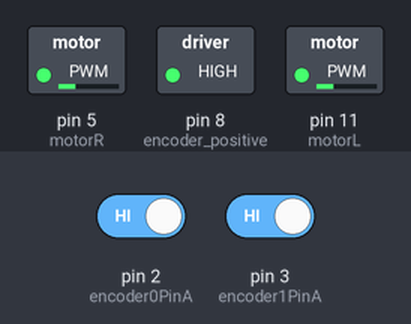
The sketch below on a simulated Arduino Uno, built with avr-gcc and run on an emulated ATmega328P. Shown: switched loads named in the sketch (green lamp = pin HIGH). Inputs (shaded band) come from the test bench; at power-on: pin 2 (encoder0PinA) HIGH, pin 3 (encoder1PinA) HIGH.

Above: at 0.1 s.
Timing chart, 0 to 1.6 s (numbered marks = the images above):
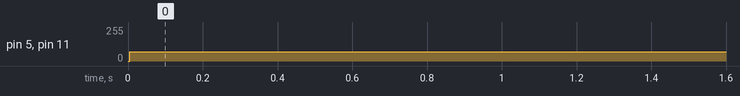

The sketch:

robot_motion.ino
```cpp
/*
 vmax = 95 pulses per 200 ms = 23.75 pulses per 50ms
 vmax = 2*pi*R*(23/420) cm per 50ms
 2*pi*R = 31, L = 35
 vmax = 31*(23.75/420) = 1.75 cm per 50ms
 v = (R/2)(vr+vl)
 w = (R/L)(vr-vl)
 wheel_radius = R = 31/(2*3.1418);
 v_max = (1/2)(vr+vl)
 w_max = (1/L)(vr-vl) = (1/L)((1.75 per 50ms) - 0)
 = (1.75 per 50ms)/35 = 0.05
 */

int v_max = 1.75;
int w_max = 0.05;

#include <math.h>
#include <Timer.h>

Timer t;

//Define Variables we'll be connecting to
double motor_output_R;
double motor_output_L;

#define encoder_positive 8
#define encoder0PinA  2
#define motorR 5
#define encoder1PinA  3
#define motorL 11

volatile unsigned long encoderR=0, encoderL=0;
unsigned long encoderR_old=0, encoderL_old=0;
int encoderR_dif=0, encoderL_dif=0;

char incomingByte; // for incoming serial data

int get_x_y_new_Event;
int go_to_goal_Event;

void setup() {
  motor_output_R = 0;
  motor_output_L = 0;

  pinMode(encoder_positive,OUTPUT);
  digitalWrite(encoder_positive, HIGH);

  pinMode(encoder0PinA, INPUT);
  digitalWrite(encoder0PinA, HIGH);       // turn on pullup resisto
  pinMode(motorR,OUTPUT);
  attachInterrupt(0, doEncoder_0, RISING);  // encoder pin on interrupt 0 - pin 2
  analogWrite(motorR,motor_output_R);

  pinMode(encoder1PinA, INPUT);
  digitalWrite(encoder1PinA, HIGH);
  pinMode(motorL,OUTPUT);
  attachInterrupt(1, doEncoder_1, RISING);  // encoder pin on interrupt 1 - pin 3
  analogWrite(motorL,motor_output_L);

  Serial.begin(9600); // opens serial port, sets data rate to 9600 bps
}

double DR = 0, DL =0;
double DC, delta_theta, radius, prev_theta, new_theta;
double x, y, x_new, y_new, x_goal, y_goal;
double Kp, Ki, Kd, prev_err, accum_err;
boolean has_reached_goal = false;

void loop() {
  t.update();

  get_x_y_new_Event = t.every(50, get_x_y_new_direct);
  x_goal = 60;
  y_goal = 60;
  Kp = 0.05;
  Ki = 0.0001;
  Kd = 0.001;
  prev_err = 0;
  accum_err = 0;
  has_reached_goal = false;
  go_to_goal_Event = t.every(250, go_to_goal);
}

double diff_x, diff_y, distance_error, theta_goal, theta_error;
double Prop_error, Int_error, Dif_error, PID_output;
double omega, velocity, vel_r, vel_l, wheel_radius;
double vel_r_in_pulses, vel_l_in_pulses, vel_rl_max, vel_rl_min;
double vel_Kp, vel_PID_output;

void go_to_goal()
{
  // every 250 ms
  velocity = 1.4;
  diff_x = x_goal - x;
  diff_y = y_goal - y;
  distance_error = sqrt((diff_x*diff_x)+(diff_y*diff_y));
  theta_goal = atan2(diff_y ,diff_x);  //0.785
  theta_error = theta_goal - prev_theta;
  theta_error = atan2(sin(theta_error), cos(theta_error));

  //Kp = 0.05; Ki = 0.0001; Kd = 0.001;
  Prop_error = theta_error;
  Int_error = accum_err + theta_error;
  Dif_error = theta_error - prev_err;
  PID_output = Kp*Prop_error + Ki*Int_error + Kd*Dif_error;

  accum_err = Int_error;
  prev_err = theta_error;

  omega = PID_output;
  if(omega > w_max)
    omega = w_max;
  else if(omega < -w_max)
    omega = -w_max;

  unicycle_to_diff_drive();
  output_shaping();

  motor_output_R = map(vel_r*100, 0, v_max*100, 0, 255);
  motor_output_L = map(vel_l*100, 0, v_max*100, 0, 255);
  analogWrite(motorR, motor_output_R);
  analogWrite(motorL, motor_output_L);

  if((abs(diff_x)<5) && (abs(diff_y)<5))
  {
    // stop
    analogWrite(motorR, 0);
    analogWrite(motorL, 0);
    t.stop(go_to_goal_Event);
    t.stop(get_x_y_new_Event);
  }
}

//with output shaping
void unicycle_to_diff_drive()
{
  // 2*pi*R=31
  wheel_radius = 31/(2*3.1418);
  vel_r = (2*velocity+omega*35)/(2*wheel_radius);
  vel_l = (2*velocity-omega*35)/(2*wheel_radius);
}

void output_shaping()
{
  vel_rl_max = max(vel_r, vel_l);
  vel_rl_min = min(vel_r, vel_l);
  if(vel_rl_max > v_max)
  {
    vel_r = vel_r - (vel_rl_max-1.75);
    vel_l = vel_l - (vel_rl_max-1.75);
  }
  if(vel_rl_min < 0)
  {
    vel_r = vel_r + (0 - vel_rl_min);
    vel_l = vel_l + (0 - vel_rl_min);
  }
  else
  {
    vel_r = vel_r;
    vel_l = vel_l;
  }
}

void get_x_y_new_direct()
{
  // every 50 ms
  encoderR_dif = encoderR - encoderR_old;
  encoderR_old = encoderR;
  encoderL_dif = encoderL - encoderL_old;
  encoderL_old = encoderL;

  DR = 31.0 * encoderR_dif/420.0;
  DL = 31.0 * encoderL_dif/420.0;

  DC = (DR+DL)/2.0;
  delta_theta = (DR-DL)/35.0;

  x_new = x + DC * cos(prev_theta);
  y_new = y + DC * sin(prev_theta);
  new_theta = prev_theta + delta_theta;

  x = x_new;
  y = y_new;
  prev_theta = new_theta;
}

void doEncoder_0()
{
  encoderR++;
}

void doEncoder_1()
{
  encoderL++;
}
```

Measured:
- by itself, pin 5 (motorR), pin 11 (motorL): 0/255 → 71/255 at 0.01 s
